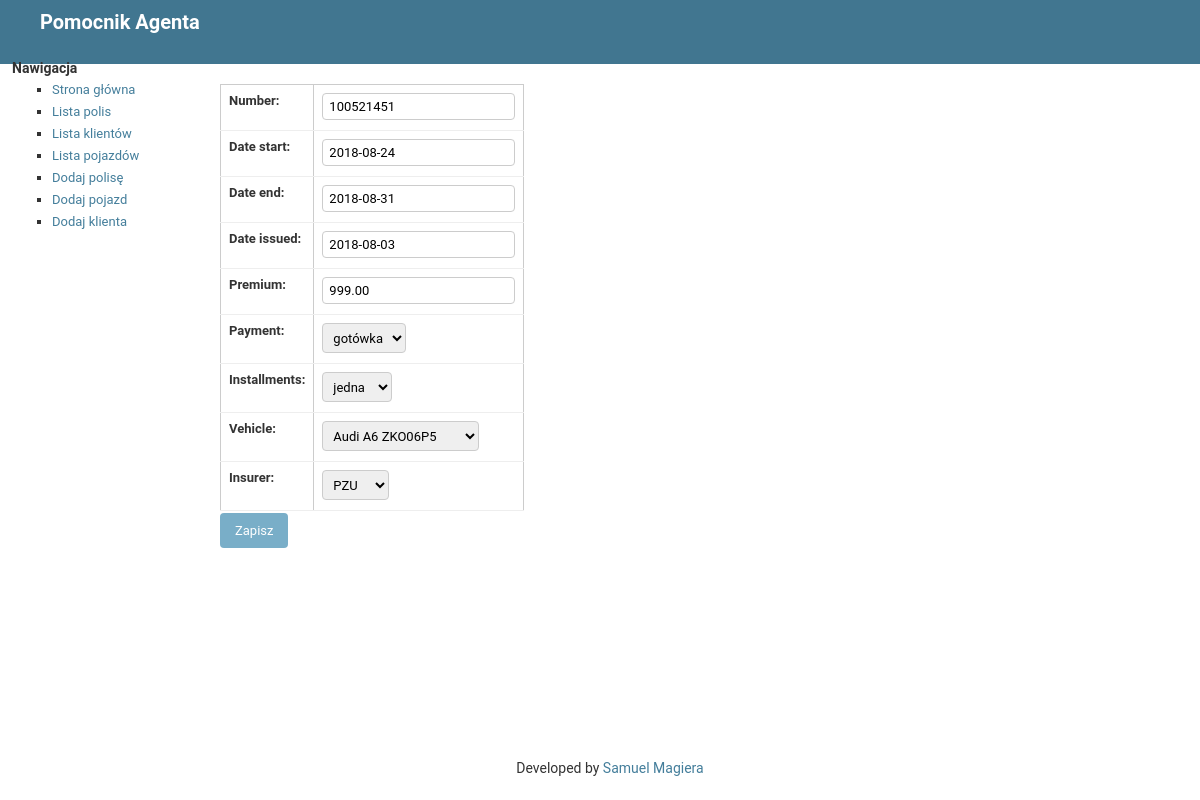
The page /helper/4/edit on the database its author committed.
### helper/models.py (models this page shows, shortened)
class Policy(models.Model):
    INSTALLMENTS_CHOICES = (
        (1, 'jedna'),
        (2, 'dwie'),
        (4, 'cztery'),
    )
    PAYMENT_CHOICES = (
        (1, 'gotówka'),
        (2, 'przelew')
    )
    number = models.CharField(max_length=20)
    date_issued = models.DateField()
    date_start = models.DateField()
    date_end = models.DateField()
    premium = models.DecimalField(max_digits=7, decimal_places=2)
    installments = models.IntegerField(
        choices = INSTALLMENTS_CHOICES,
        default=1,
    )
    payment = models.IntegerField(
        choices=PAYMENT_CHOICES,
        default=1,
    )
    insurer = models.ForeignKey(Insurer, on_delete=models.CASCADE)
    vehicle = models.ForeignKey(Vehicle, on_delete=models.CASCADE)

### helper/views.py (the view)
# urls.py: path('<int:pk>/edit', views.PolicyUpdate.as_view(), name='edit'),
class PolicyUpdate(generic.UpdateView):
    model = Policy
    form_class = PolicyForm
    template_name = 'helper/policy_form.html'

### helper/forms.py
class PolicyForm(ModelForm):
    class Meta:
        model = Policy
        fields = [
        'number', 'date_start', 'date_end', 'date_issued', 'premium',
        'payment', 'installments', 'vehicle', 'insurer',
        ]
        widgets = {
            'date_start': forms.DateInput(attrs={'class': 'datepicker'}),
            'date_end': forms.DateInput(attrs={'class': 'datepicker'}),
            'date_issued': forms.DateInput(attrs={'class': 'datepicker'}),
        }

### helper/models.py (called while the page is built)
    def __str__(self):
        return self.name

    def __str__(self):
        return " ".join([self.make, self.model, self.reg_number])

### helper/templates/helper/policy_form.html (shortened to what this page needs)
{% extends "helper/base.html" %}
{% block scripts %}
<link rel="stylesheet" href="http://code.jquery.com/ui/1.10.3/themes/smoothness/jquery-ui.css" />
{% endblock %}
{% block content %}
<form method="POST">{% csrf_token %}
    <table border="1">
    {{ form }}
    </table>
    <input type="submit" value="Zapisz" />
</form>
{% endblock %}

### helper/static/helper/admin.css (style rules this page uses)
body { margin: 0; padding: 0; font-size: 14px; font-family: "Roboto","Lucida Grande","DejaVu Sans","Bitstream Vera Sans",Verdana,Arial,sans-serif; color: #333; background: #fff; }
form { margin: 0; padding: 0; }
table { border-collapse: collapse; border-color: #ccc; }
td, th { font-size: 13px; line-height: 16px; border-bottom: 1px solid #eee; vertical-align: top; padding: 8px; font-family: "Roboto", "Lucida Grande", Verdana, Arial, sans-serif; }
th { font-weight: 600; text-align: left; }
input, textarea, select, .form-row p, form .button { margin: 2px 0; padding: 2px 3px; vertical-align: middle; font-family: "Roboto", "Lucida Grande", Verdana, Arial, sans-serif; font-weight: normal; font-size: 13px; }
input[type=text], input[type=password], input[type=email], input[type=url], input[type=number], input[type=tel], textarea, select, .vTextField { border: 1px solid #ccc; border-radius: 4px; padding: 5px 6px; margin-top: 0; }
select { height: 30px; }
.button, input[type=submit], input[type=button], .submit-row input, a.button { background: #79aec8; padding: 10px 15px; border: none; border-radius: 4px; color: #fff; cursor: pointer; }

### rows shown on the page
Policy: number "100521451", date_start "2018-08-24", date_end "2018-08-31", date_issued "2018-08-03", premium "999.00", payment "gotówka", installments "jedna", vehicle "Audi A6 ZKO06P5", insurer "PZU"
